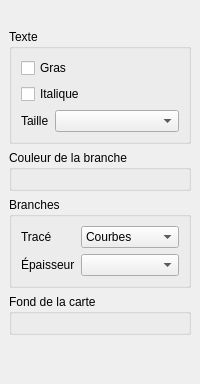
<?xml version="1.0" encoding="UTF-8"?>
<ui version="4.0">
 <class>FormatPanel</class>
 <widget class="QDockWidget" name="FormatPanel">
  <property name="features">
   <set>QDockWidget::DockWidgetClosable</set>
  </property>
  <property name="allowedAreas">
   <set>Qt::RightDockWidgetArea</set>
  </property>
  <property name="windowTitle"><string>Format</string></property>
  <widget class="QWidget" name="dockContents">
   <layout class="QVBoxLayout" name="verticalLayout">
    <item>
     <widget class="QLabel" name="title">
      <property name="styleSheet"><string notr="true">font-weight:600;</string></property>
     </widget>
    </item>
    <item>
     <widget class="QGroupBox" name="groupText">
      <property name="title"><string>Texte</string></property>
      <layout class="QFormLayout" name="formText">
       <item row="0" column="0" colspan="2">
        <widget class="QCheckBox" name="bold">
         <property name="focusPolicy"><enum>Qt::NoFocus</enum></property>
         <property name="text"><string>Gras</string></property>
        </widget>
       </item>
       <item row="1" column="0" colspan="2">
        <widget class="QCheckBox" name="italic">
         <property name="focusPolicy"><enum>Qt::NoFocus</enum></property>
         <property name="text"><string>Italique</string></property>
        </widget>
       </item>
       <item row="2" column="0">
        <widget class="QLabel" name="sizeLabel">
         <property name="text"><string>Taille</string></property>
        </widget>
       </item>
       <item row="2" column="1">
        <widget class="QComboBox" name="textSize">
         <property name="focusPolicy"><enum>Qt::NoFocus</enum></property>
        </widget>
       </item>
      </layout>
     </widget>
    </item>
    <item>
     <widget class="QGroupBox" name="groupBranch">
      <property name="title"><string>Couleur de la branche</string></property>
      <layout class="QVBoxLayout" name="branchLayout"/>
     </widget>
    </item>
    <item>
     <widget class="QGroupBox" name="groupLines">
      <property name="title"><string>Branches</string></property>
      <layout class="QFormLayout" name="formLines">
       <item row="0" column="0">
        <widget class="QLabel" name="curveLabel">
         <property name="text"><string>Tracé</string></property>
        </widget>
       </item>
       <item row="0" column="1">
        <widget class="QComboBox" name="curve">
         <property name="focusPolicy"><enum>Qt::NoFocus</enum></property>
         <item><property name="text"><string>Courbes</string></property></item>
         <item><property name="text"><string>Droites</string></property></item>
        </widget>
       </item>
       <item row="1" column="0">
        <widget class="QLabel" name="widthLabel">
         <property name="text"><string>Épaisseur</string></property>
        </widget>
       </item>
       <item row="1" column="1">
        <widget class="QComboBox" name="lineWidth">
         <property name="focusPolicy"><enum>Qt::NoFocus</enum></property>
        </widget>
       </item>
      </layout>
     </widget>
    </item>
    <item>
     <widget class="QGroupBox" name="groupBackground">
      <property name="title"><string>Fond de la carte</string></property>
      <layout class="QVBoxLayout" name="backgroundLayout"/>
     </widget>
    </item>
    <item>
     <spacer name="verticalSpacer">
      <property name="orientation"><enum>Qt::Vertical</enum></property>
      <property name="sizeHint" stdset="0"><size><width>20</width><height>40</height></size></property>
     </spacer>
    </item>
   </layout>
  </widget>
 </widget>
 <resources/>
 <connections/>
</ui>
